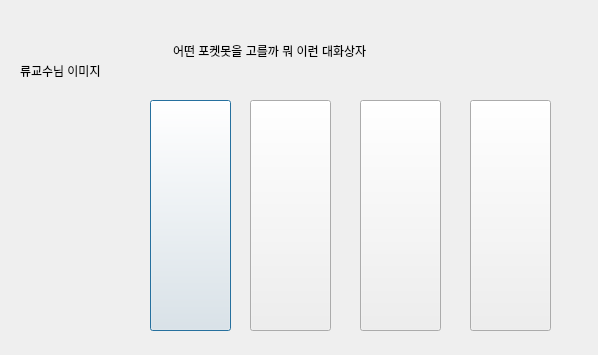
<?xml version="1.0" encoding="UTF-8"?>
<ui version="4.0">
 <class>Dialog</class>
 <widget class="QDialog" name="Dialog">
  <property name="geometry">
   <rect>
    <x>0</x>
    <y>0</y>
    <width>598</width>
    <height>355</height>
   </rect>
  </property>
  <property name="windowTitle">
   <string>Dialog</string>
  </property>
  <widget class="QPushButton" name="pushButton_kkk">
   <property name="geometry">
    <rect>
     <x>150</x>
     <y>100</y>
     <width>81</width>
     <height>231</height>
    </rect>
   </property>
   <property name="text">
    <string/>
   </property>
  </widget>
  <widget class="QPushButton" name="pushButton_fff">
   <property name="geometry">
    <rect>
     <x>250</x>
     <y>100</y>
     <width>81</width>
     <height>231</height>
    </rect>
   </property>
   <property name="text">
    <string/>
   </property>
  </widget>
  <widget class="QPushButton" name="pushButton_ppp">
   <property name="geometry">
    <rect>
     <x>360</x>
     <y>100</y>
     <width>81</width>
     <height>231</height>
    </rect>
   </property>
   <property name="text">
    <string/>
   </property>
  </widget>
  <widget class="QPushButton" name="pushButton_eee">
   <property name="geometry">
    <rect>
     <x>470</x>
     <y>100</y>
     <width>81</width>
     <height>231</height>
    </rect>
   </property>
   <property name="text">
    <string/>
   </property>
  </widget>
  <widget class="QLabel" name="label">
   <property name="geometry">
    <rect>
     <x>173</x>
     <y>30</y>
     <width>371</width>
     <height>41</height>
    </rect>
   </property>
   <property name="text">
    <string>어떤 포켓못을 고를까 뭐 이런 대화상자</string>
   </property>
  </widget>
  <widget class="QLabel" name="label_2">
   <property name="geometry">
    <rect>
     <x>20</x>
     <y>20</y>
     <width>101</width>
     <height>101</height>
    </rect>
   </property>
   <property name="text">
    <string>류교수님 이미지</string>
   </property>
  </widget>
 </widget>
 <resources/>
 <connections/>
</ui>
